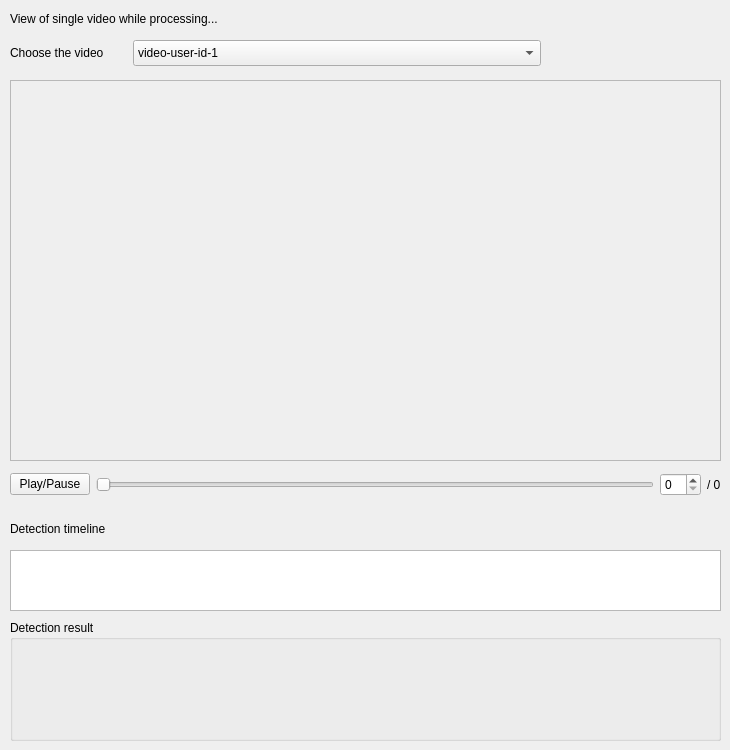
       <widget class="QWidget" name="tab_2">
        <attribute name="title">
         <string>Single video</string>
        </attribute>
        <widget class="QLabel" name="label_33">
         <property name="geometry">
          <rect>
           <x>10</x>
           <y>10</y>
           <width>651</width>
           <height>18</height>
          </rect>
         </property>
         <property name="text">
          <string>View of single video while processing...</string>
         </property>
        </widget>
        <widget class="QComboBox" name="comboBox_8">
         <property name="geometry">
          <rect>
           <x>133</x>
           <y>40</y>
           <width>408</width>
           <height>26</height>
          </rect>
         </property>
         <property name="sizePolicy">
          <sizepolicy hsizetype="Expanding" vsizetype="Fixed">
           <horstretch>0</horstretch>
           <verstretch>0</verstretch>
          </sizepolicy>
         </property>
         <item>
          <property name="text">
           <string>video-user-id-1</string>
          </property>
         </item>
         <item>
          <property name="text">
           <string>video-user-id-2</string>
          </property>
         </item>
         <item>
          <property name="text">
           <string>video-user-id-3</string>
          </property>
         </item>
         <item>
          <property name="text">
           <string>video-user-id-4</string>
          </property>
         </item>
         <item>
          <property name="text">
           <string>video-group</string>
          </property>
         </item>
        </widget>
        <widget class="QLabel" name="label_34">
         <property name="geometry">
          <rect>
           <x>10</x>
           <y>40</y>
           <width>117</width>
           <height>26</height>
          </rect>
         </property>
         <property name="sizePolicy">
          <sizepolicy hsizetype="Minimum" vsizetype="Preferred">
           <horstretch>0</horstretch>
           <verstretch>0</verstretch>
          </sizepolicy>
         </property>
         <property name="text">
          <string>Choose the video</string>
         </property>
        </widget>
        <widget class="QFrame" name="frame_2">
         <property name="geometry">
          <rect>
           <x>10</x>
           <y>80</y>
           <width>711</width>
           <height>381</height>
          </rect>
         </property>
         <property name="frameShape">
          <enum>QFrame::Shape::StyledPanel</enum>
         </property>
         <property name="frameShadow">
          <enum>QFrame::Shadow::Raised</enum>
         </property>
        </widget>
        <widget class="QGraphicsView" name="graphicsView">
         <property name="geometry">
          <rect>
           <x>10</x>
           <y>550</y>
           <width>711</width>
           <height>61</height>
          </rect>
         </property>
        </widget>
        <widget class="QLabel" name="label_36">
         <property name="geometry">
          <rect>
           <x>10</x>
           <y>520</y>
           <width>131</width>
           <height>18</height>
          </rect>
         </property>
         <property name="text">
          <string>Detection timeline</string>
         </property>
        </widget>
        <widget class="QGroupBox" name="groupBox_14">
         <property name="geometry">
          <rect>
           <x>10</x>
           <y>620</y>
           <width>711</width>
           <height>121</height>
          </rect>
         </property>
         <property name="title">
          <string>Detection result</string>
         </property>
        </widget>
        <widget class="QWidget" name="">
         <property name="geometry">
          <rect>
           <x>10</x>
           <y>470</y>
           <width>711</width>
           <height>29</height>
          </rect>
         </property>
         <layout class="QHBoxLayout" name="horizontalLayout_3">
          <item>
           <widget class="QPushButton" name="pushButton_7">
            <property name="text">
             <string>Play/Pause</string>
            </property>
           </widget>
          </item>
          <item>
           <widget class="QSlider" name="horizontalSlider_3">
            <property name="layoutDirection">
             <enum>Qt::LayoutDirection::LeftToRight</enum>
            </property>
            <property name="orientation">
             <enum>Qt::Orientation::Horizontal</enum>
            </property>
           </widget>
          </item>
          <item>
           <widget class="QSpinBox" name="spinBox_8"/>
          </item>
          <item>
           <widget class="QLabel" name="label_35">
            <property name="sizePolicy">
             <sizepolicy hsizetype="Minimum" vsizetype="Preferred">
              <horstretch>0</horstretch>
              <verstretch>0</verstretch>
             </sizepolicy>
            </property>
            <property name="text">
             <string>/ 0</string>
            </property>
           </widget>
          </item>
         </layout>
        </widget>
       </widget>
